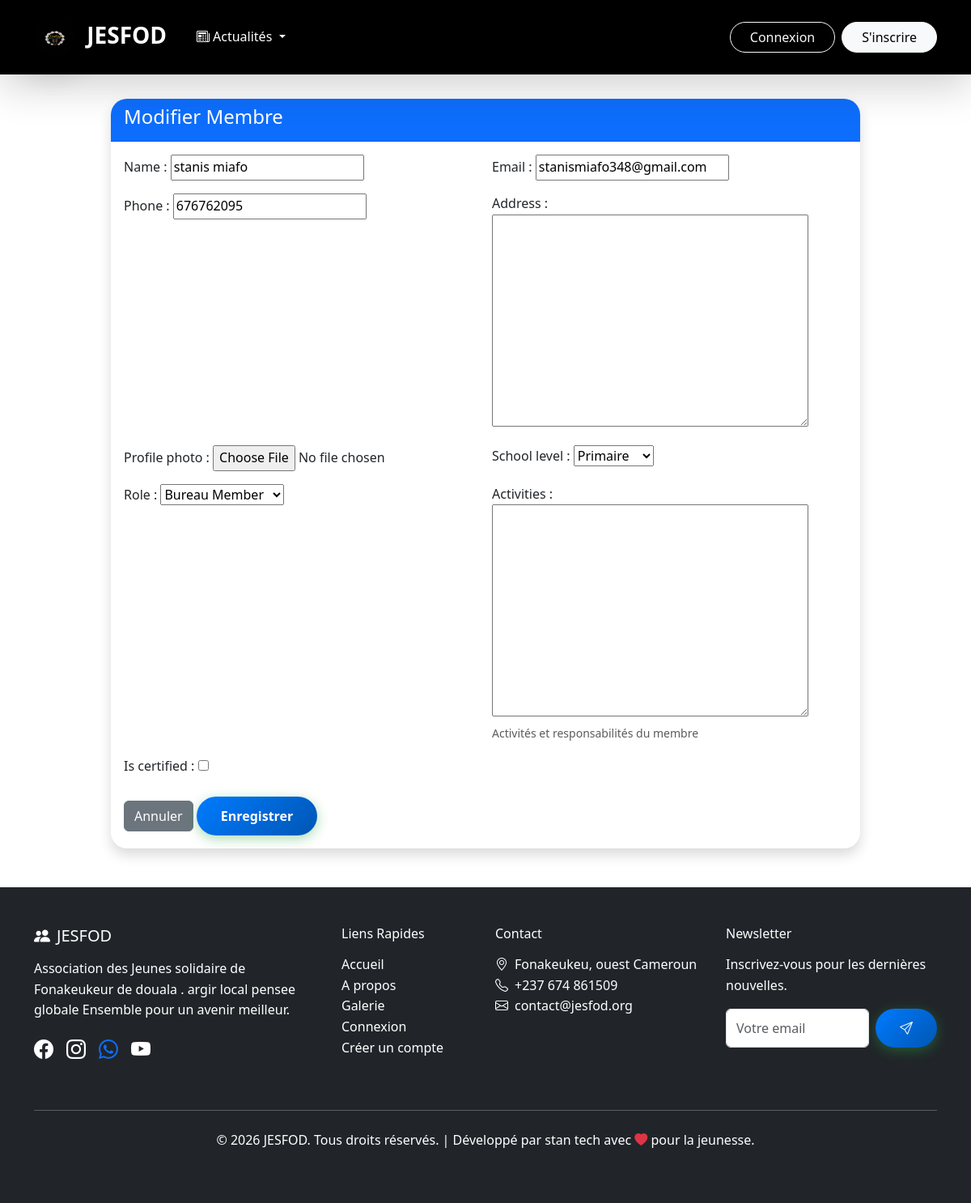
/adminjesfod/members/7/update/, run on an earlier commit of the app's database.
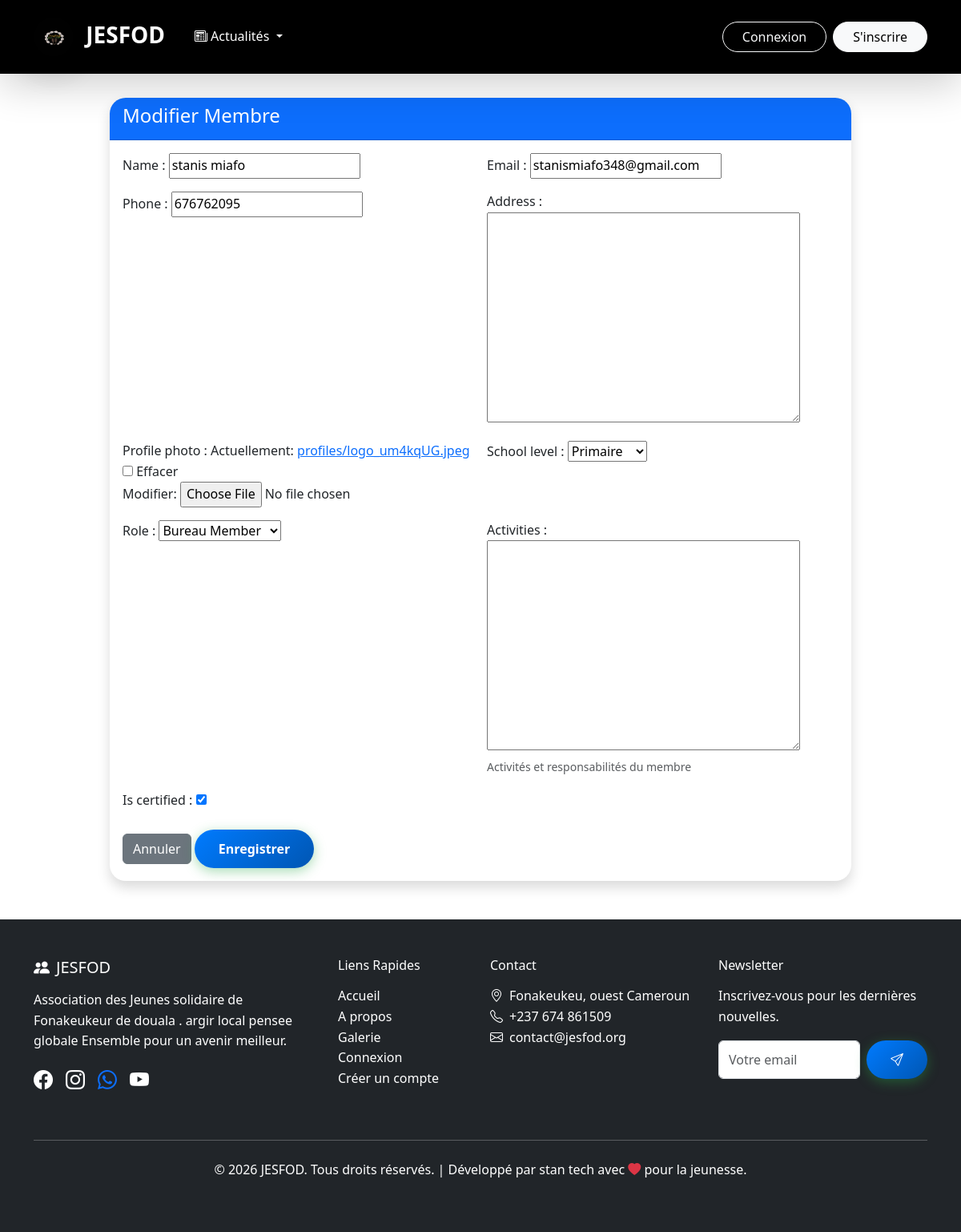
And on a later commit of the database.
### menber_JESFOD/models.py (models this page shows, shortened)
class Member(models.Model):
    ROLE_CHOICES = [
        ('bureau', 'Bureau Member'),
        ('reunion', 'Reunion Member'),
    ]
    SCHOOL_LEVEL_CHOICES = [
        ('primaire', 'Primaire'),
        ('college', 'Collège'),
        ('lycee', 'Lycée'),
        ('universite', 'Université'),
        ('master', 'Master'),
        ('doctorat', 'Doctorat'),
    ]
    user = models.OneToOneField(User, on_delete=models.CASCADE)
    name = models.CharField(max_length=100)
    email = models.EmailField()
    phone = models.CharField(max_length=20)
    address = models.TextField(blank=True)
    profile_photo = models.ImageField(upload_to='profiles/', blank=True, null=True)
    school_level = models.CharField(max_length=20, choices=SCHOOL_LEVEL_CHOICES, blank=True)
    role = models.CharField(max_length=10, choices=ROLE_CHOICES, default='reunion')
    is_certified = models.BooleanField(default=False)
    certification_date = models.DateTimeField(null=True, blank=True)
    activities = models.TextField(blank=True, help_text="Activités et responsabilités du membre")

### admin_JESFOD/views.py (the view)
# urls.py: path('members/<int:pk>/update/', views.MemberUpdateView.as_view(), name='member_update'),
class MemberUpdateView(UpdateView):
    model = Member
    fields = ['name', 'email', 'phone', 'address', 'profile_photo', 'school_level', 'role', 'activities', 'is_certified']
    template_name = 'admin_JESFOD/member_form.html'
    success_url = reverse_lazy('member_list')
    def get_context_data(self, **kwargs):
        context = super().get_context_data(**kwargs)
        context['is_admin_page'] = True
        return context

### admin_JESFOD/templates/admin_JESFOD/member_form.html (shortened to what this page needs)
{% extends 'base.html' %}
{% block content %}
<div class="container mt-5">
  <div class="row justify-content-center">
    <div class="col-lg-10">
      <div class="card shadow">
        <div class="card-header bg-primary text-white">
          <h4>{% if object %}Modifier{% else %}Créer{% endif %} Membre</h4>
        </div>
        <div class="card-body">
          <form method="post" enctype="multipart/form-data">
            <div class="row g-3">
              {% for field in form %}
              <div class="col-md-6">{{ field.label_tag }} {{ field }} {% if field.help_text %}<small class="text-muted">{{ field.help_text }}</small>{% endif %}</div>
              {% endfor %}
            </div>
            <div class="mt-4">
              <a href="{% url 'member_list' %}" class="btn btn-secondary">Annuler</a>
              <button type="submit" class="btn btn-primary">Enregistrer</button>
            </div>
          </form>
        </div>
      </div>
    </div>
  </div>
</div>
{% endblock %}

What changed in the data, as far as the page shows it:
changed Member "stanis miafo": is_certified "☐" → "☑"
Also different on the page:
new list line: "Actuellement: profiles/logo_um4kqUG.jpeg Effacer Modifier: ☐"
